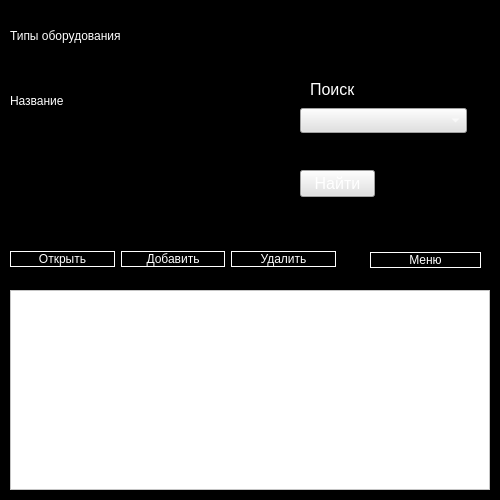
<?xml version="1.0" encoding="UTF-8"?>
<ui version="4.0">
 <class>Form</class>
 <widget class="QWidget" name="Form">
  <property name="geometry">
   <rect>
    <x>0</x>
    <y>0</y>
    <width>500</width>
    <height>500</height>
   </rect>
  </property>
  <property name="windowTitle">
   <string>Form</string>
  </property>
  <property name="styleSheet">
   <string notr="true">background-color: rgb(0, 0, 0);
color: rgb(255, 255, 255);</string>
  </property>
  <widget class="QLabel" name="label_3">
   <property name="geometry">
    <rect>
     <x>10</x>
     <y>0</y>
     <width>491</width>
     <height>71</height>
    </rect>
   </property>
   <property name="toolTip">
    <string>&lt;html&gt;&lt;head/&gt;&lt;body&gt;&lt;p align=&quot;center&quot;&gt;&lt;span style=&quot; font-size:22pt;&quot;&gt;Логин&lt;/span&gt;&lt;/p&gt;&lt;/body&gt;&lt;/html&gt;</string>
   </property>
   <property name="whatsThis">
    <string>&lt;html&gt;&lt;head/&gt;&lt;body&gt;&lt;p&gt;Логин&lt;/p&gt;&lt;/body&gt;&lt;/html&gt;</string>
   </property>
   <property name="styleSheet">
    <string notr="true">font: 40pt &quot;Arial&quot;;</string>
   </property>
   <property name="text">
    <string>Типы оборудования</string>
   </property>
   <property name="textFormat">
    <enum>Qt::AutoText</enum>
   </property>
  </widget>
  <widget class="QWidget" name="formLayoutWidget">
   <property name="geometry">
    <rect>
     <x>10</x>
     <y>90</y>
     <width>231</width>
     <height>51</height>
    </rect>
   </property>
   <layout class="QFormLayout" name="formLayout">
    <item row="0" column="0">
     <widget class="QLabel" name="label_2">
      <property name="toolTip">
       <string>&lt;html&gt;&lt;head/&gt;&lt;body&gt;&lt;p align=&quot;center&quot;&gt;&lt;span style=&quot; font-size:22pt;&quot;&gt;Логин&lt;/span&gt;&lt;/p&gt;&lt;/body&gt;&lt;/html&gt;</string>
      </property>
      <property name="whatsThis">
       <string>&lt;html&gt;&lt;head/&gt;&lt;body&gt;&lt;p&gt;Логин&lt;/p&gt;&lt;/body&gt;&lt;/html&gt;</string>
      </property>
      <property name="styleSheet">
       <string notr="true">font: 12pt &quot;Arial&quot;;</string>
      </property>
      <property name="text">
       <string>Название</string>
      </property>
      <property name="textFormat">
       <enum>Qt::AutoText</enum>
      </property>
     </widget>
    </item>
    <item row="0" column="1">
     <widget class="QLineEdit" name="wrt2">
      <property name="styleSheet">
       <string notr="true">font: 20pt &quot;MS Shell Dlg 2&quot;;</string>
      </property>
     </widget>
    </item>
   </layout>
  </widget>
  <widget class="QLabel" name="label_9">
   <property name="geometry">
    <rect>
     <x>310</x>
     <y>80</y>
     <width>51</width>
     <height>19</height>
    </rect>
   </property>
   <property name="sizePolicy">
    <sizepolicy hsizetype="Preferred" vsizetype="Preferred">
     <horstretch>3</horstretch>
     <verstretch>2</verstretch>
    </sizepolicy>
   </property>
   <property name="font">
    <font>
     <pointsize>12</pointsize>
    </font>
   </property>
   <property name="styleSheet">
    <string notr="true"/>
   </property>
   <property name="text">
    <string>Поиск</string>
   </property>
  </widget>
  <widget class="QComboBox" name="cbColNames">
   <property name="geometry">
    <rect>
     <x>300</x>
     <y>108</y>
     <width>167</width>
     <height>25</height>
    </rect>
   </property>
   <property name="sizePolicy">
    <sizepolicy hsizetype="Preferred" vsizetype="Maximum">
     <horstretch>0</horstretch>
     <verstretch>0</verstretch>
    </sizepolicy>
   </property>
   <property name="font">
    <font>
     <pointsize>12</pointsize>
    </font>
   </property>
   <property name="styleSheet">
    <string notr="true">background-color: rgb(225, 225, 225);</string>
   </property>
  </widget>
  <widget class="QLineEdit" name="leFind">
   <property name="enabled">
    <bool>true</bool>
   </property>
   <property name="geometry">
    <rect>
     <x>300</x>
     <y>139</y>
     <width>167</width>
     <height>25</height>
    </rect>
   </property>
   <property name="sizePolicy">
    <sizepolicy hsizetype="Expanding" vsizetype="Maximum">
     <horstretch>0</horstretch>
     <verstretch>0</verstretch>
    </sizepolicy>
   </property>
   <property name="font">
    <font>
     <pointsize>12</pointsize>
    </font>
   </property>
   <property name="styleSheet">
    <string notr="true">color: rgb(225, 225, 225); </string>
   </property>
   <property name="text">
    <string/>
   </property>
  </widget>
  <widget class="QPushButton" name="pbFind">
   <property name="geometry">
    <rect>
     <x>300</x>
     <y>170</y>
     <width>75</width>
     <height>27</height>
    </rect>
   </property>
   <property name="font">
    <font>
     <pointsize>12</pointsize>
    </font>
   </property>
   <property name="styleSheet">
    <string notr="true">background-color: rgb(225, 225, 225);</string>
   </property>
   <property name="text">
    <string>Найти</string>
   </property>
  </widget>
  <widget class="QWidget" name="layoutWidget">
   <property name="geometry">
    <rect>
     <x>10</x>
     <y>240</y>
     <width>326</width>
     <height>39</height>
    </rect>
   </property>
   <layout class="QHBoxLayout" name="horizontalLayout">
    <item>
     <widget class="QPushButton" name="OpenButton">
      <property name="styleSheet">
       <string notr="true">font: 18pt &quot;MS Shell Dlg 2&quot;;
border: 1px solid rgb(255, 255, 255);</string>
      </property>
      <property name="text">
       <string>Открыть</string>
      </property>
     </widget>
    </item>
    <item>
     <widget class="QPushButton" name="InnerButton">
      <property name="styleSheet">
       <string notr="true">font: 18pt &quot;MS Shell Dlg 2&quot;;
border: 1px solid rgb(255, 255, 255);</string>
      </property>
      <property name="text">
       <string>Добавить</string>
      </property>
     </widget>
    </item>
    <item>
     <widget class="QPushButton" name="DeleteButton">
      <property name="styleSheet">
       <string notr="true">font: 18pt &quot;MS Shell Dlg 2&quot;;
border: 1px solid rgb(255, 255, 255);</string>
      </property>
      <property name="text">
       <string>Удалить</string>
      </property>
     </widget>
    </item>
   </layout>
  </widget>
  <widget class="QTableWidget" name="tableWidget">
   <property name="geometry">
    <rect>
     <x>10</x>
     <y>290</y>
     <width>480</width>
     <height>200</height>
    </rect>
   </property>
   <property name="styleSheet">
    <string notr="true">background-color: rgb(255, 255, 255);
color: rgb(0, 0, 0);
alternate-background-color: rgb(96, 96, 96);
selection-background-color: rgb(40, 40, 40);</string>
   </property>
  </widget>
  <widget class="QWidget" name="layoutWidget_2">
   <property name="geometry">
    <rect>
     <x>370</x>
     <y>240</y>
     <width>111</width>
     <height>41</height>
    </rect>
   </property>
   <layout class="QHBoxLayout" name="horizontalLayout_3">
    <item>
     <widget class="QPushButton" name="hub">
      <property name="styleSheet">
       <string notr="true">font: 18pt &quot;MS Shell Dlg 2&quot;;
border: 1px solid rgb(255, 255, 255);</string>
      </property>
      <property name="text">
       <string>Меню</string>
      </property>
     </widget>
    </item>
   </layout>
  </widget>
 </widget>
 <resources/>
 <connections/>
</ui>
